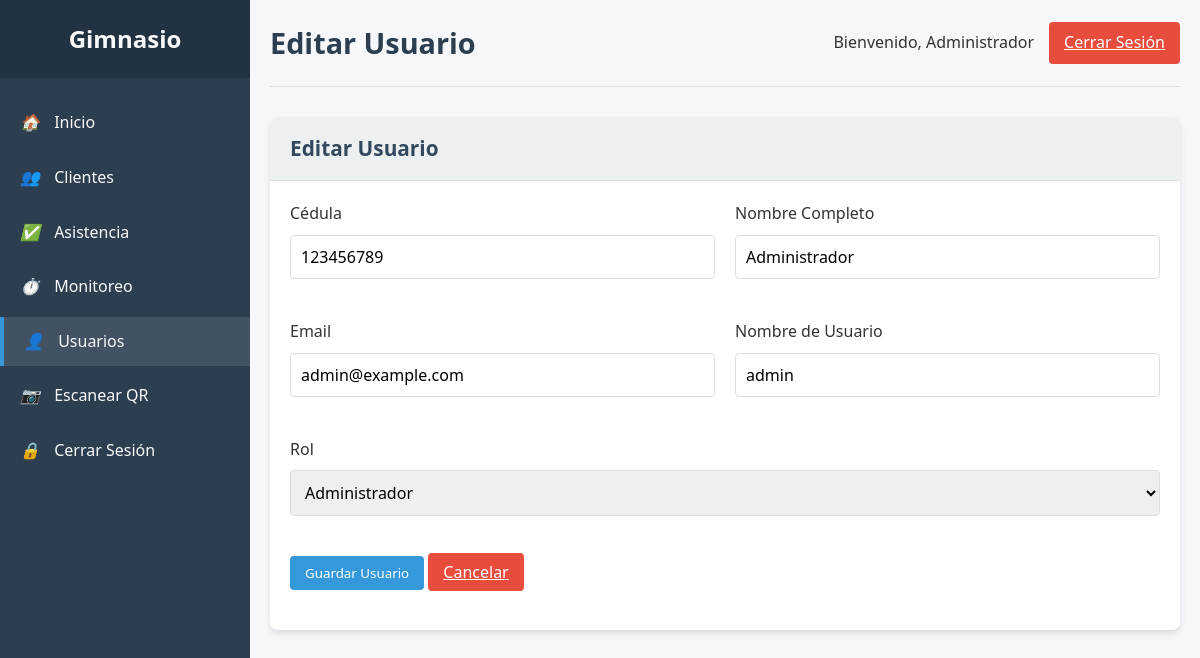
Screenshot of /usuarios.php?action=edit&cedula=123456789 (signed in) with the database file from the repository.
### tables this page shows
CREATE TABLE usuarios (
    cedula INT(20) PRIMARY KEY,
    nombre VARCHAR(100) NOT NULL,
    apellido VARCHAR(100) NOT NULL,
    email VARCHAR(100) NOT NULL UNIQUE,
    usuario VARCHAR(50) NOT NULL UNIQUE,
    contrasena VARCHAR(255) NOT NULL,
    fecha_nacimiento DATE,
    rol ENUM('admin', 'staff', 'cliente') DEFAULT 'cliente',
    estado ENUM('activo', 'pendiente', 'inactivo') DEFAULT 'pendiente',
    fecha_creacion TIMESTAMP DEFAULT CURRENT_TIMESTAMP
);

### usuarios.php (the view, shortened to what this page needs)
<?php
require 'database.php';
$action = isset($_GET['action']) ? $_GET['action'] : 'list';
$cedula = isset($_GET['cedula']) ? $_GET['cedula'] : 0;
$usuario = [];
if ($action == 'edit' && !empty($cedula)) {
    $stmt = $pdo->prepare("SELECT * FROM usuarios WHERE cedula = ?");
    $stmt->execute([$cedula]);
    $usuario = $stmt->fetch(PDO::FETCH_ASSOC);
}
?>
<!DOCTYPE html>
<html lang="es">
<head>
    <link rel="stylesheet" href="css/diseño.css">
</head>
<body>
    <div class="container">
        <div class="sidebar">
            <div class="sidebar-header">
                <h2>Gimnasio </h2>
            </div>
            <div class="sidebar-menu">
                <ul>
                    <li><a href="index.php"><i>🏠</i> Inicio</a></li>
                    <li><a href="clientes.php"><i>👥</i> Clientes</a></li>
                    <li><a href="asistencia.php"><i>✅</i> Asistencia</a></li>
                    <li><a href="monitoreo.php"><i>⏱️</i> Monitoreo</a></li>
                    <li><a href="usuarios.php" class="active"><i>👤</i> Usuarios</a></li>
                    <li><a href="escanner.php"><i>📷</i> Escanear QR</a></li>
                    <li><a href="logout.php"><i>🔒</i> Cerrar Sesión</a></li>
                </ul>
            </div>
        </div>
        <div class="main-content">
            <div class="header">
                <h1><?php echo $action == 'add' ? 'Agregar Usuario' : ($action == 'edit' ? 'Editar Usuario' : 'Usuarios'); ?></h1>
                <div class="user-info">
                    <span>Bienvenido, <?php echo $_SESSION['usuario_nombre']; ?></span>
                    <a href="logout.php" class="btn btn-danger">Cerrar Sesión</a>
                </div>
            </div>
            <?php if ($action == 'add' || $action == 'edit'): ?>
            <div class="card">
                <div class="card-header">
                    <h3><?php echo $action == 'add' ? 'Agregar Nuevo Usuario' : 'Editar Usuario'; ?></h3>
                </div>
                <div class="card-body">
                    <form method="post" action="acciones/usuario_guardar.php">
                        <div class="form-row">
                            <div class="form-col">
                                <div class="form-group">
                                    <label for="cedula">Cédula</label>
                                    <input type="text" id="cedula" name="cedula" class="form-control"
                                           value="<?php echo isset($usuario['cedula']) ? $usuario['cedula'] : ''; ?>"
                                           <?php echo $action == 'edit' ? 'readonly' : 'required'; ?>>
                                </div>
                            </div>
                            <div class="form-col">
                                <div class="form-group">
                                    <label for="nombre">Nombre Completo</label>
                                    <input type="text" id="nombre" name="nombre" class="form-control" value="<?php echo isset($usuario['nombre']) ? $usuario['nombre'] : ''; ?>" required>
                                </div>
                            </div>
                        </div>
                        <div class="form-row">
                            <div class="form-col">
                                <div class="form-group">
                                    <label for="email">Email</label>
                                    <input type="email" id="email" name="email" class="form-control" value="<?php echo isset($usuario['email']) ? $usuario['email'] : ''; ?>" required>
                                </div>
                            </div>
                            <div class="form-col">
                                <div class="form-group">
                                    <label for="usuario">Nombre de Usuario</label>
                                    <input type="text" id="usuario" name="usuario" class="form-control" value="<?php echo isset($usuario['usuario']) ? $usuario['usuario'] : ''; ?>" required>
                                </div>
                            </div>
                        </div>
                        <div class="form-row">
                            <div class="form-col">
                                <div class="form-group">
                                    <label for="rol">Rol</label>
                                    <select id="rol" name="rol" class="form-control" required>
                                        <option value="admin" <?php echo (isset($usuario['rol']) && $usuario['rol'] == 'admin') ? 'selected' : ''; ?>>Administrador</option>
                                    </select>
                                </div>
                            </div>
                        </div>
                        <div class="form-group">
                            <button type="submit" class="btn btn-primary">Guardar Usuario</button>
                            <a href="usuarios.php" class="btn btn-danger">Cancelar</a>
                        </div>
                    </form>
                </div>
            </div>
            <?php endif; ?>
        </div>
    </div>
</body>
</html>

### css/diseño.css (style rules this page uses)
:root { --primary: #2c3e50; --secondary: #3498db; --success: #27ae60; --warning: #f39c12; --danger: #e74c3c; --light: #ecf0f1; --dark: #34495e; --text: #333; --text-light: #f8f9fa; }
* { margin: 0; padding: 0; box-sizing: border-box; font-family: 'Segoe UI', Tahoma, Geneva, Verdana, sans-serif; }
body { background-color: #f5f7fa; color: var(--text); line-height: 1.6; }
.container { display: flex; min-height: 100vh; }
.sidebar { width: 250px; background: var(--primary); color: var(--text-light); transition: all 0.3s; }
.sidebar-header { padding: 20px; background: rgba(0, 0, 0, 0.2); text-align: center; }
.sidebar-header h2 { font-size: 1.5rem; margin-bottom: 0; }
.sidebar-menu { padding: 20px 0; }
.sidebar-menu ul { list-style: none; }
.sidebar-menu li { margin-bottom: 5px; }
.sidebar-menu a { display: block; padding: 12px 20px; color: var(--text-light); text-decoration: none; transition: all 0.3s; font-size: 1rem; }
.sidebar-menu a:hover, .sidebar-menu a.active { background: rgba(255, 255, 255, 0.1); border-left: 4px solid var(--secondary); }
.sidebar-menu i { margin-right: 10px; width: 20px; text-align: center; }
.main-content { flex: 1; padding: 20px; overflow-y: auto; }
.header { display: flex; justify-content: space-between; align-items: center; padding-bottom: 20px; border-bottom: 1px solid #ddd; margin-bottom: 30px; }
.header h1 { font-size: 1.8rem; color: var(--primary); }
.user-info { display: flex; align-items: center; }
.user-info span { margin-right: 15px; font-weight: 500; }
.btn { padding: 8px 15px; border: none; border-radius: 4px; cursor: pointer; font-weight: 500; transition: all 0.3s; }
.btn-primary { background: var(--secondary); color: white; }
.btn-danger { background: var(--danger); color: white; }
.card { background: white; border-radius: 8px; box-shadow: 0 4px 6px rgba(0, 0, 0, 0.1); margin-bottom: 25px; overflow: hidden; }
.card-header { padding: 15px 20px; background: var(--light); border-bottom: 1px solid #ddd; display: flex; justify-content: space-between; align-items: center; }
.card-header h3 { font-size: 1.3rem; margin: 0; color: var(--dark); }
.card-body { padding: 20px; }
.form-group { margin-bottom: 20px; }
.form-group label { display: block; margin-bottom: 8px; font-weight: 500; }
.form-control { width: 100%; padding: 10px; border: 1px solid #ddd; border-radius: 4px; font-size: 1rem; }
.form-row { display: flex; gap: 20px; margin-bottom: 20px; }
.form-col { flex: 1; }

### rows the page displays
usuarios: cedula "123456789", nombre "Administrador", email "admin@example.com", usuario "admin", rol "Administrador"

### other values shown
$_SESSION['usuario_nombre'] "Administrador"
